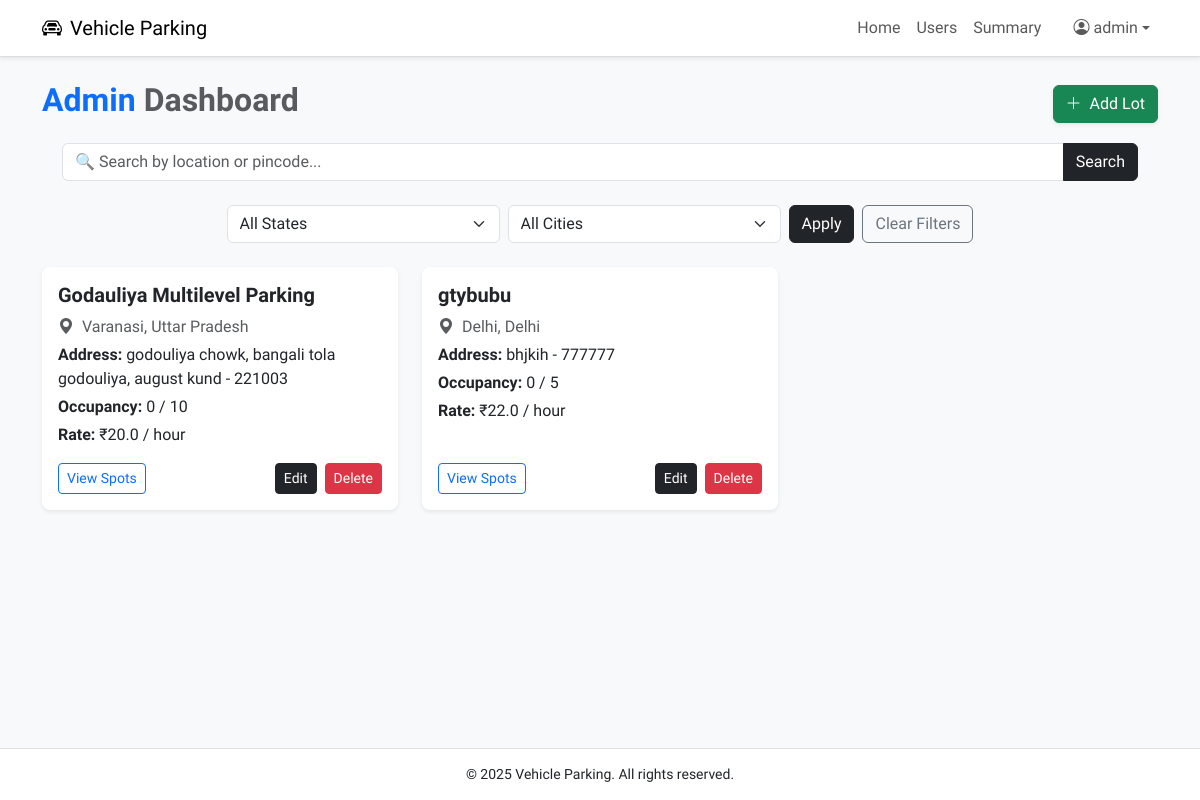
/admin/dashboard (signed in), run on an earlier commit of the app's database.
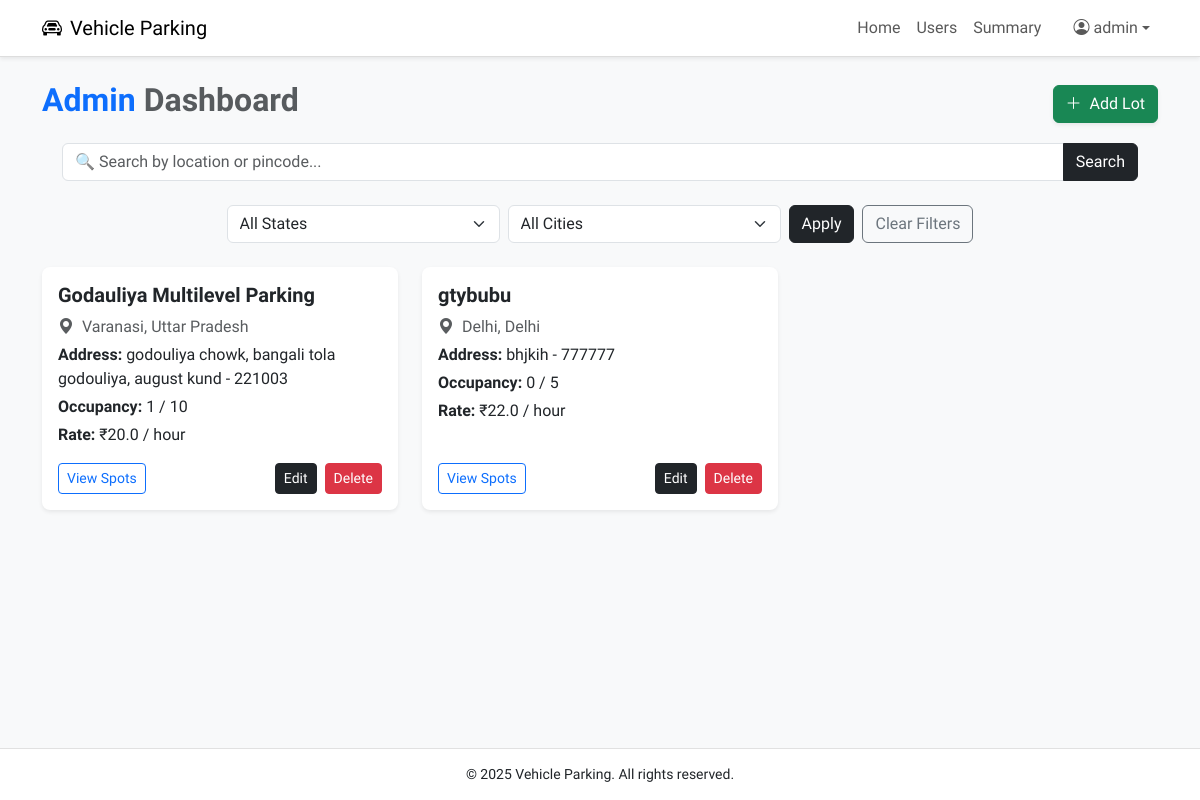
And on a later commit of the database.
### models.py (models this page shows, shortened)
class ParkingLot(db.Model):
    __tablename__ = 'parking_lot'
    id = db.Column(db.Integer, primary_key=True)
    city_id = db.Column(db.Integer, db.ForeignKey('city.id'), nullable=False)
    prime_location_name = db.Column(db.String(100), nullable=False)
    address = db.Column(db.String(200))
    pin_code = db.Column(db.String(10))
    price_per_hour = db.Column(db.Float, nullable=False)
    max_spots = db.Column(db.Integer, nullable=False)
    created_at = db.Column(db.DateTime, default=datetime.utcnow)
    spots = db.relationship('ParkingSpot', backref='lot', cascade='all, delete-orphan', lazy=True)
    def occupied_count(self):
        return sum(1 for spot in self.spots if spot.is_occupied)

class ParkingSpot(db.Model):
    __tablename__ = 'parking_spot'
    id = db.Column(db.Integer, primary_key=True)
    lot_id = db.Column(db.Integer, db.ForeignKey('parking_lot.id', ondelete='CASCADE'), nullable=False)
    status = db.Column(db.String(1), default='A')  # A = Available, O = Occupied
    created_at = db.Column(db.DateTime, default=datetime.utcnow)
    reservation = db.relationship('Reservation', backref='spot', uselist=False)
    @property
    def is_occupied(self):
        return self.status == 'O'

class City(db.Model):
    __tablename__ = 'city'
    id = db.Column(db.Integer, primary_key=True)
    name = db.Column(db.String(100), nullable=False)
    state = db.Column(db.String(100), nullable=False)
    lots = db.relationship('ParkingLot', backref='city', cascade='all, delete-orphan', lazy=True)

### controllers/admin.py (the view, shortened to what this page needs)
@admin_bp.route('/dashboard')
@login_required
@admin_required
def dashboard():
    search = request.args.get('search', '').strip().lower()
    state = request.args.get('state', '').strip().lower()
    city = request.args.get('city', '').strip().lower()
    query = ParkingLot.query.join(City).filter(True)
    if state:
        query = query.filter(City.state.ilike(f"%{state}%"))
    if city:
        query = query.filter(City.name.ilike(f"%{city}%"))
    lots = query.all()
    states = [row[0] for row in db.session.query(City.state).distinct().all()]
    cities = [row[0] for row in db.session.query(City.name).distinct().all()]
    return render_template(
        'admin/dashboard.html',
        lots=lots,
        filters={
            'search': search,
            'state': state,
            'city': city
        },
        states=states,
        cities=cities
    )

### app.py (called while the page is built)
@login_manager.user_loader
def load_user(user_id):
    user_type = session.get('user_type')
    if user_type == 'user':
        return User.query.get(int(user_id))
    elif user_type == 'admin':
        return Admin.query.get(int(user_id))
    return None

### templates/admin/dashboard.html (shortened to what this page needs)
{% extends 'base.html' %}
{% block content %}
<div class="container py-4">
    <div class="d-flex justify-content-between align-items-center mb-4">
        <h2 class="fw-bold text-primary">Admin <span class="text-muted">Dashboard</span></h2>
        <a href="{{ url_for('admin.create_lot') }}" class="btn btn-success shadow-sm">
            <i class="bi bi-plus-lg me-1"></i> Add Lot
        </a>
    </div>
    <form method="get" class="mb-4">
        <div class="row g-2 align-items-center justify-content-center">
            <div class="row mb-3">
                <div class="col-12">
                    <div class="input-group">
                        <input type="text" name="search" class="form-control rounded-start" placeholder="🔍 Search by location or pincode..." value="{{ filters.search or '' }}">
                        <button type="submit" class="btn btn-dark rounded-end">Search</button>
                    </div>
                </div>
            </div>
            <div class="col-md-3">
                <select name="state" class="form-select">
                    <option value="">All States</option>
                </select>
            </div>
            <div class="col-md-3">
                <select name="city" class="form-select">
                    <option value="">All Cities</option>
                </select>
            </div>
            <div class="col-auto">
                <button type="submit" class="btn btn-dark">Apply</button>
            </div>
            <div class="col-auto">
                <a href="{{ url_for('admin.dashboard') }}" class="btn btn-outline-secondary">Clear Filters</a>
            </div>
        </div>
    </form>
    {% if lots %}
    <div class="row g-4">
        {% for lot in lots %}
        <div class="col-md-6 col-lg-4">
            <div class="card h-100 square-card shadow-sm border-0">
                <div class="card-body d-flex flex-column">
                    <h5 class="card-title fw-bold text-dark">{{ lot.prime_location_name }}</h5>
                    <p class="mb-1 text-muted">
                        <i class="bi bi-geo-alt-fill me-1"></i> {{ lot.city.name }}, {{ lot.city.state }}
                    </p>
                    <p class="mb-1">
                        <strong>Address:</strong> {{ lot.address }} - {{ lot.pin_code }}
                    </p>
                    <p class="mb-1">
                        <strong>Occupancy:</strong> {{ lot.occupied_count() }} / {{ lot.max_spots }}
                    </p>
                    <p class="mb-3">
                        <strong>Rate:</strong> ₹{{ lot.price_per_hour }} / hour
                    </p>
                    <div class="mt-auto d-flex justify-content-between">
                        <a href="{{ url_for('admin.view_lot', lot_id=lot.id) }}" class="btn btn-outline-primary btn-sm">
                            View Spots
                        </a>
                        <div class="d-flex">
                            <a href="{{ url_for('admin.edit_lot', lot_id=lot.id) }}" class="btn btn-dark btn-sm me-2">
                                Edit
                            </a>
                            <form action="{{ url_for('admin.delete_lot', lot_id=lot.id) }}" method="POST" onsubmit="return confirm('Are you sure you want to delete this lot?');">
                                <button type="submit" class="btn btn-danger btn-sm">
                                    Delete
                                </button>
                            </form>
                        </div>
                    </div>
                </div>
            </div>
        </div>
        {% endfor %}
    </div>
    {% else %}
    <div class="alert alert-info mt-4">No parking lots found. Start by adding one.</div>
    {% endif %}
</div>
{% endblock %}

What changed in the data, as far as the page shows it:
changed through a linked row, ParkingLot "Godauliya Multilevel Parking": occupied_count "0" → "1"
